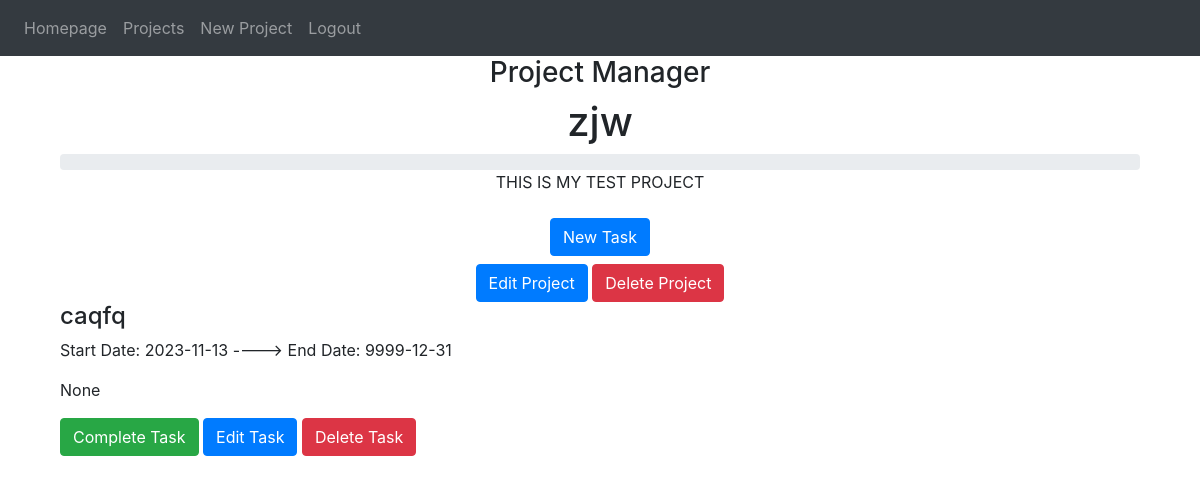
Before: /project/2 (signed in) with the older database file.
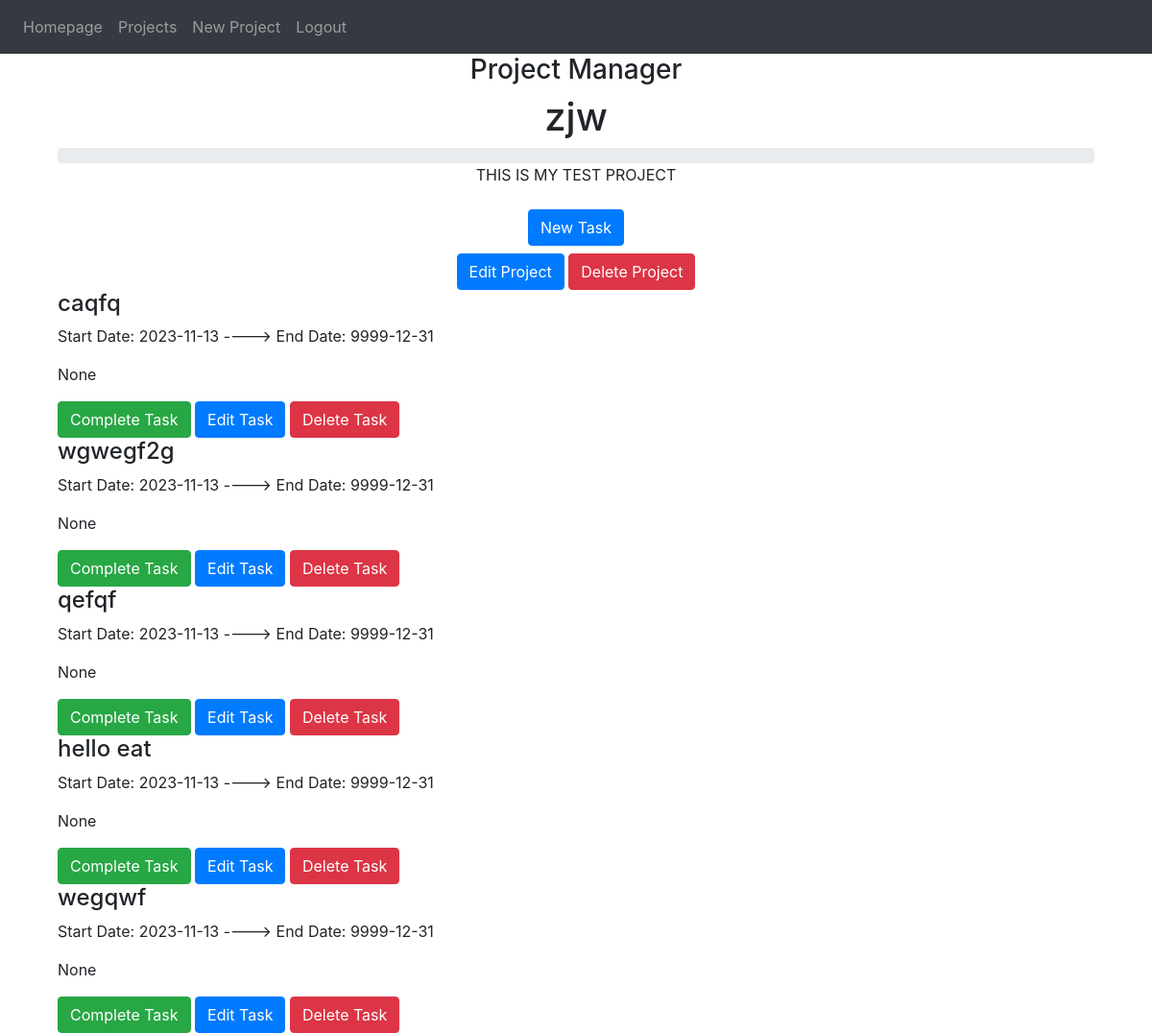
After: the same page with the newer database file.
### website/models.py (models this page shows)
class Project(db.Model):
    id = db.Column(db.Integer, primary_key=True)
    name = db.Column(db.String(120))
    start_date = db.Column(db.DateTime(timezone=True), default=func.now)
    deadline = db.Column(db.DateTime(timezone=True), default=func.now)
    description = db.Column(db.String(9999))
    users = db.relationship('User', secondary='project_user_association', back_populates='projects')

class Task(db.Model):
    id = db.Column(db.Integer, primary_key=True)
    name = db.Column(db.String(120))
    assignee = db.Column(db.String(120))
    description = db.Column(db.String(9999))
    start_date = db.Column(db.DateTime(timezone=True), default=func.now)
    deadline = db.Column(db.DateTime(timezone=True), default=func.now)
    project_id = db.Column(db.Integer, db.ForeignKey('project.id'), nullable=False)
    project = db.relationship('Project', backref='tasks', lazy=True)

### website/auth.py (the view, shortened to what this page needs)
@auth.route('/project/<project_id>', methods=['GET', 'POST'])
def project(project_id):
    project = Project.query.filter(Project.id == project_id,).first()
    if not project:
        return "Page Not Found", 404
    elif not any(user.id == current_user.id for user in project.users):
        return "Access Denied", 403
    else:
        return render_template('project.html', user=current_user, project=project)

### website/__init__.py (called while the page is built)
def create_app():
    app = Flask(__name__)
    app.config['SECRET_KEY'] = 'abcd'
    app.config['SQLALCHEMY_DATABASE_URI'] = f'sqlite:///{DB_NAME}'
    db.init_app(app)
    from .views import views
    from .auth import auth
    app.register_blueprint(views, url_prefix='/')
    app.register_blueprint(auth, url_prefix='/')
    from .models import User, Task, Project
    with app.app_context():
        db.create_all()
    login_manager = LoginManager()
    login_manager.login_view = 'auth.login'
    login_manager.init_app(app)
    @login_manager.user_loader
    def load_user(id):
        return User.query.get(int(id))
    return app

### website/templates/project.html (shortened to what this page needs)
{% extends "base.html" %}
{% block content %}
<h3 align="center">Project Manager</h3>
<div class="container">
    <h1 align="center" id="project-name">{{ project.name }}</h1>
    <div class="progress">
    </div>
    <p align="center" id="project-description">{{ project.description }}</p>
    <div align="center">
        <a class="nav-item nav-link" href="{{ url_for('auth.new_task', project_id=project.id) }}">
            <button class="btn btn-primary">New Task</button>
        </a>
        <button type="button" class="btn btn-primary">Edit Project</button>
        <button type="button" class="btn btn-danger">Delete Project</button>
    </div>
    <div class="tasks-container">
        {% for task in project.tasks %}
            <div class="task-box">
                <h4>{{ task.name }}</h4>
                <p>Start Date: {{ task.start_date.strftime('%Y-%m-%d') }} ----> End Date: {{ task.deadline.strftime('%Y-%m-%d') }}</p>
                <p>{{ task.description }}</p>
                <div align="left">
                    <button type="button" class="btn btn-success">Complete Task</button>
                    <button type="button" class="btn btn-primary">Edit Task</button>
                    <button type="button" class="btn btn-danger">Delete Task</button>
                </div>
            </div>
        {% endfor %}
    </div>
</div>
{% endblock %}

### website/templates/base.html (shortened to what this page needs)
<DOCTYPE html>
<html>
    <head>
        <link
            rel="stylesheet"
            href="https://stackpath.bootstrapcdn.com/bootstrap/4.4.1/css/bootstrap.min.css"
        />
        <link
            rel="stylesheet"
            href="https://stackpath.bootstrapcdn.com/font-awesome/4.7.0/css/font-awesome.min.css"
        />
    </head>
    <body>
        <nav class="navbar navbar-expand-lg navbar-dark bg-dark">
            <div class="collapse navbar-collapse" id="navbar">
                <div class="navbar-nav">
                    {% if user.is_authenticated %}
                    <a class="nav-item nav-link" id="homepage" href="/">Homepage</a>
                    <a class="nav-item nav-link" id="projects" href="/projectmanager">Projects</a>
                    <a class="nav-item nav-link" id="newproject" href="/newproject">New Project</a>
                    <a class="nav-item nav-link" id="logout" href="/logout">Logout</a>
                    {% else %}
                    <a class="nav-item nav-link" id="login" href="/login">Login</a>
                    <a class="nav-item nav-link" id="register" href="/register">Register</a>
                    {% endif %}
                </div>
            </div>
        </nav>
        <div class="container">{% block content %} {% endblock %}</div>
    </body>
</html>

Changed rows visible on the page:
added Task: name "wgwegf2g", start_date "2023-11-13", deadline "9999-12-31", description "None"
added Task: name "qefqf", start_date "2023-11-13", deadline "9999-12-31", description "None"
added Task: name "hello eat", start_date "2023-11-13", deadline "9999-12-31", description "None"
added Task: name "wegqwf", start_date "2023-11-13", deadline "9999-12-31", description "None"
